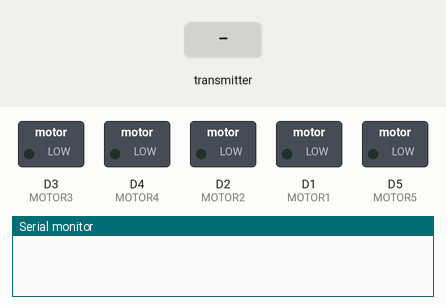
Bench run of a sketch on a simulated ESP8266 (NodeMCU). On the bench: switched loads named in the sketch (green lamp = pin HIGH), the last lines printed to the serial monitor. The inputs (shaded band) are chosen by the test bench.

Above: at 1.2 s.
1.3 s: the transmitter starts sending distance = 0
At 1.9 s:
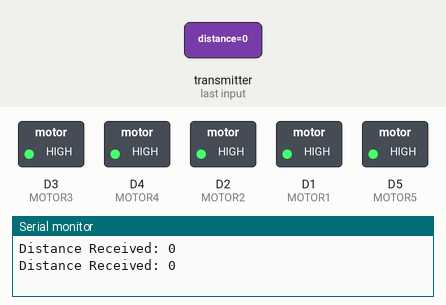
2.8 s: the transmitter starts sending distance = 256
At 3.1 s:
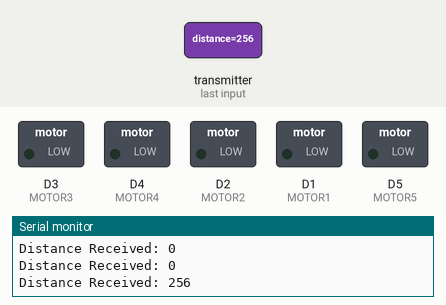
Timing chart, 0 to 5.8 s (numbered marks = the images above; inputs shaded):
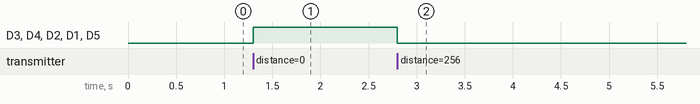

The sketch:

receiver.ino
```cpp
#include <ESP8266WiFi.h>
#include <espnow.h>

// Define motor pins
#define MOTOR1 D1
#define MOTOR2 D2
#define MOTOR3 D3
#define MOTOR4 D4
#define MOTOR5 D5

// Structure for receiving data
typedef struct struct_message {
  int distance;
} struct_message;

struct_message incomingData;

// ESP-NOW receive callback
void OnDataRecv(uint8_t * mac, uint8_t *incomingDataBytes, uint8_t len) {
  memcpy(&incomingData, incomingDataBytes, sizeof(incomingData));

  int d = incomingData.distance;
  Serial.print("Distance Received: ");
  Serial.println(d);

  // Reset all motors
  digitalWrite(MOTOR1, LOW);
  digitalWrite(MOTOR2, LOW);
  digitalWrite(MOTOR3, LOW);
  digitalWrite(MOTOR4, LOW);
  digitalWrite(MOTOR5, LOW);

  // Distance-to-haptic mapping
  if (d <= 100 && d > 80) {
    digitalWrite(MOTOR1, HIGH);
  }
  else if (d <= 80 && d > 60) {
    digitalWrite(MOTOR1, HIGH);
    digitalWrite(MOTOR2, HIGH);
  }
  else if (d <= 60 && d > 40) {
    digitalWrite(MOTOR1, HIGH);
    digitalWrite(MOTOR2, HIGH);
    digitalWrite(MOTOR3, HIGH);
  }
  else if (d <= 40 && d > 20) {
    digitalWrite(MOTOR1, HIGH);
    digitalWrite(MOTOR2, HIGH);
    digitalWrite(MOTOR3, HIGH);
    digitalWrite(MOTOR4, HIGH);
  }
  else if (d <= 20) {
    digitalWrite(MOTOR1, HIGH);
    digitalWrite(MOTOR2, HIGH);
    digitalWrite(MOTOR3, HIGH);
    digitalWrite(MOTOR4, HIGH);
    digitalWrite(MOTOR5, HIGH);
  }
}

void setup() {
  Serial.begin(115200);

  pinMode(MOTOR1, OUTPUT);
  pinMode(MOTOR2, OUTPUT);
  pinMode(MOTOR3, OUTPUT);
  pinMode(MOTOR4, OUTPUT);
  pinMode(MOTOR5, OUTPUT);

  // Set device as Wi-Fi station
  WiFi.mode(WIFI_STA);

  // Initialize ESP-NOW
  if (esp_now_init() != 0) {
    Serial.println("Error initializing ESP-NOW");
    return;
  }

  // Set ESP-NOW role
  esp_now_set_self_role(ESP_NOW_ROLE_SLAVE);

  // Register receive callback
  esp_now_register_recv_cb(OnDataRecv);
}

void loop() {
  // All logic handled via ESP-NOW callback
}
```

Measured:
- after the input at 1.3 s, D3 (MOTOR3), D4 (MOTOR4), D2 (MOTOR2), D1 (MOTOR1), D5 (MOTOR5): LOW → HIGH at once
- after the input at 2.8 s, D3 (MOTOR3), D4 (MOTOR4), D2 (MOTOR2), D1 (MOTOR1), D5 (MOTOR5): HIGH → LOW at once
